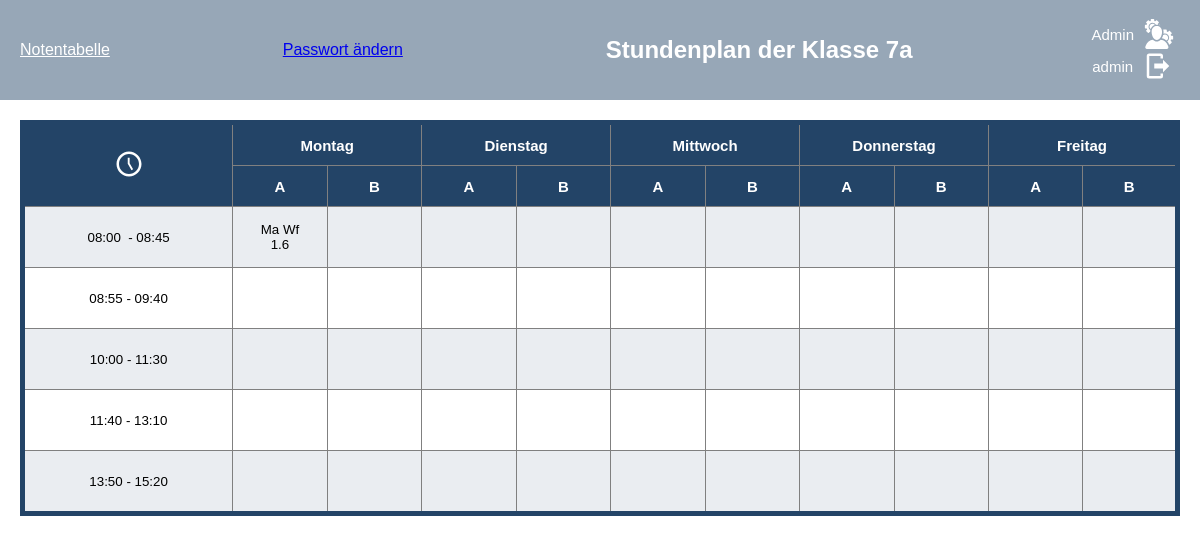
Before: /schedule/7a/ (signed in) with the older database file.
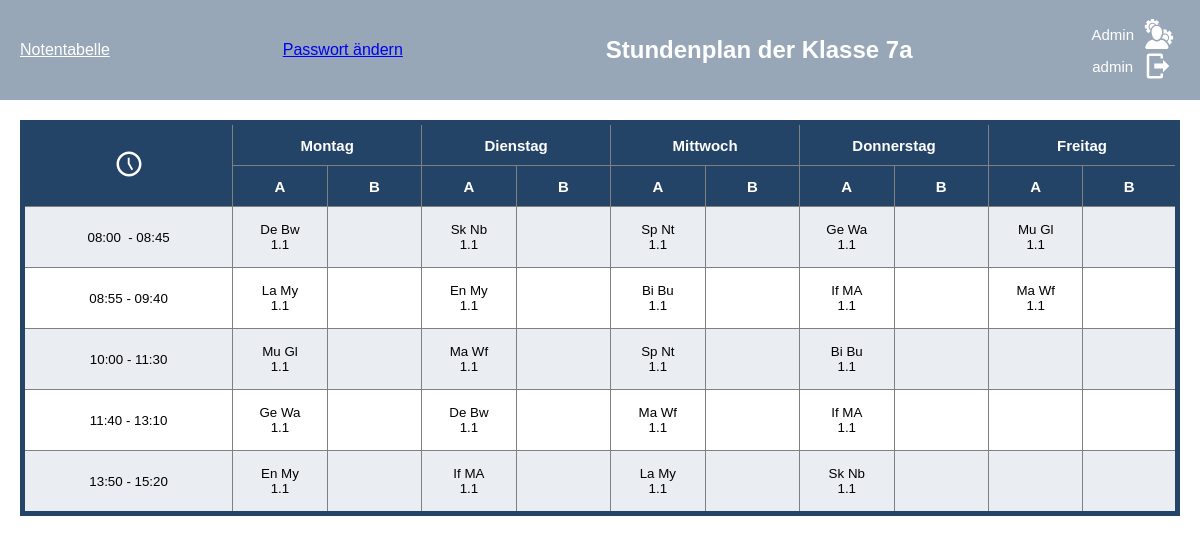
After: the same page with the newer database file.
### stundenplan/models.py (models this page shows, shortened)
class Subject(models.Model):
    abkuerzung = models.CharField(max_length=10, unique=True)
    name = models.CharField(max_length=100, unique=True)
    grade = models.ManyToManyField(Grade, through='Subject_Grade')
    class Meta:
        verbose_name = 'Fach'
        verbose_name_plural = 'Fächer'
    pass

class Teacher(models.Model):
    first_name = models.CharField(max_length=30)
    last_name = models.CharField(max_length=30)
    short_name = models.CharField(max_length=3)
    subjects = models.ManyToManyField(Subject)
    class Meta:
        verbose_name = 'Lehrer'
        verbose_name_plural = 'Lehrer'
    pass

class Room(models.Model):
    room_number = models.CharField(max_length=30, unique=True)
    faecher = models.ManyToManyField(Subject)
    class Meta:
        verbose_name = 'Raum'
        verbose_name_plural = 'Räume'
    def __str__(self):
        return f"{self.room_number}"

### stundenplan/views.py (the view)
# urls.py: path('', index_view, name='index_view'),
@login_required
def index_view(request, bezeichnung):
    user = request.user
    if request.user.is_superuser or request.user.profile.klasse.bezeichnung == bezeichnung:
        context = get_plan(user, bezeichnung)
        return render(request, 'index.html', context)
    else:
        return render(request, '404.html')

### stundenplan/get_plan.py (called while the page is built)
def custom_subject_filter(klasse, lesson_number, weekday, week_choice):
    week_instance = Week.objects.get(week_choice=week_choice)
    lesson = Lesson.objects.filter(
        klasse=klasse,
        lesson_number=lesson_number,
        weekday=weekday,
        week_choice=week_instance,
    ).first()
    return lesson.subject.abkuerzung if lesson else ""

def custom_teacher_filter(klasse, lesson_number, weekday, week_choice):
    week_instance = Week.objects.get(week_choice=week_choice)
    lesson = Lesson.objects.filter(
        klasse=klasse,
        lesson_number=lesson_number,
        weekday=weekday,
        week_choice=week_instance,
    ).first()
    return lesson.teacher.short_name if lesson else ""

def custom_room_filter(klasse, lesson_number, weekday, week_choice):
    week_instance = Week.objects.get(week_choice=week_choice)
    lesson = Lesson.objects.filter(
        klasse=klasse,
        lesson_number=lesson_number,
        weekday=weekday,
        week_choice=week_instance,
    ).first()
    return lesson.room_number if lesson else ""

def set_username(user):
    if user.first_name and user.last_name:
        username = user.first_name + " " + user.last_name
    else:
        username = user.username
    return username

### templates/index.html (shortened to what this page needs)
<!DOCTYPE html>
<html lang="de">
<head>
    {% load static %}
    <link rel="stylesheet" type="text/css" href="{% static 'index.css' %}">
</head>
<body>
    <div class="header">
        <a class="notentabell-view" href="{% url 'index_view' %}">Notentabelle</a>
        <a href="{% url 'change_password' %}">Passwort ändern</a>
        <h1 class="header-heading">Stundenplan der Klasse {{klassenname}}</h1>
        <div class="logout-container" >
            {% if user.is_superuser %}
                <form method="post" action="{% url 'admin:index' %}">
                    <button type="submit" class="logout-button">
                        <a>Admin</a>
                    </button>
                </form>
            {% endif %}
            <form method="post" action="{% url 'logout' %}">
                <button type="submit" class="logout-button">
                    <div>{{username}}</div>
                    <svg class="logout" xmlns="http://www.w3.org/2000/svg" viewBox="0 0 24 24"><path d="M16,17V14H9V10H16V7L21,12L16,17M14,2A2,2 0 0,1 16,4V6H14V4H5V20H14V18H16V20A2,2 0 0,1 14,22H5A2,2 0 0,1 3,20V4A2,2 0 0,1 5,2H14Z" /></svg>
                </button>
            </form>
        </div>
    </div>
    <div class="content">
        <table class="table table-striped table-bordered table-hover doFixed">
            <thead>
                <tr class="darkrow">
                    <th rowspan="2"><svg class="clock" xmlns="http://www.w3.org/2000/svg" viewBox="0 0 24 24"><path d="M12 20C16.4 20 20 16.4 20 12S16.4 4 12 4 4 7.6 4 12 7.6 20 12 20M12 2C17.5 2 22 6.5 22 12S17.5 22 12 22C6.5 22 2 17.5 2 12C2 6.5 6.5 2 12 2M15.3 16.2L14 17L11 11.8V7H12.5V11.4L15.3 16.2Z" /></svg></th>
                    <th colspan="2">Montag</th>
                    <th colspan="2">Dienstag</th>
                    <th colspan="2">Mittwoch</th>
                    <th colspan="2">Donnerstag</th>
                    <th colspan="2">Freitag</th>
                </tr>
                <tr class="darkrow">
                    <th>A</th>
                    <th>B</th>
                    <th>A</th>
                    <th>B</th>
                    <th>A</th>
                    <th>B</th>
                    <th>A</th>
                    <th>B</th>
                    <th>A</th>
                    <th>B</th>
                </tr>
            </thead>
            <tbody>
                <tr class="darkrow 1.Stunde">
                    <td class="breack_word" data-label="Zeit">08:00 &nbsp- 08:45</td>
                    <td data-label="Montag A" colspan="1">{{monA1}}&nbsp;{{monA1Name}}<br>{{monA1Nr}}</td>
                    <td data-label="Montag B" colspan="1">{{monB1}}&nbsp;{{monB1Name}}<br>{{monB1Nr}}</td>
                    <td data-label="Dienstag A" colspan="1">{{tueA1}}&nbsp;{{tueA1Name}}<br>{{tueA1Nr}}</td>
                    <td data-label="Dienstag B" colspan="1">{{tueB1}}&nbsp;{{tueB1Name}}<br>{{tueB1Nr}}</td>
                    <td data-label="Mittwoch A" colspan="1">{{wedA1}}&nbsp;{{wedA1Name}}<br>{{wedA1Nr}}</td>
                    <td data-label="Mittwoch B" colspan="1">{{wedB1}}&nbsp;{{wedB1Name}}<br>{{wedB1Nr}}</td>
                    <td data-label="Donnerstag A" colspan="1">{{thuA1}}&nbsp;{{thuA1Name}}<br>{{thuA1Nr}}</td>
                    <td data-label="Donnerstag B" colspan="1">{{thuB1}}&nbsp;{{thuB1Name}}<br>{{thuB1Nr}}</td>
                    <td data-label="Freitag A" colspan="1">{{friA1}}&nbsp;{{friA1Name}}<br>{{friA1Nr}}</td>
                    <td data-label="Freitag B" colspan="1">{{friB1}}&nbsp;{{friB1Name}}<br>{{friB1Nr}}</td>
                </tr>
                <tr class="2.Stunde">
                    <td data-label="Zeit">08:55 - 09:40</td>
                    <td data-label="Montag A" colspan="1">{{monA2}}&nbsp;{{monA2Name}}<br>{{monA2Nr}}</td>
                    <td data-label="Montag B" colspan="1">{{monB2}}&nbsp;{{monB2Name}}<br>{{monB2Nr}}</td>
                    <td data-label="Dienstag A" colspan="1">{{tueA2}}&nbsp;{{tueA2Name}}<br>{{tueA2Nr}}</td>
                    <td data-label="Dienstag B" colspan="1">{{tueB2}}&nbsp;{{tueB2Name}}<br>{{tueB2Nr}}</td>
                    <td data-label="Mittwoch A" colspan="1">{{wedA2}}&nbsp;{{wedA2Name}}<br>{{wedA2Nr}}</td>
                    <td data-label="Mittwoch B" colspan="1">{{wedB2}}&nbsp;{{wedB2Name}}<br>{{wedB2Nr}}</td>
                    <td data-label="Donnerstag A" colspan="1">{{thuA2}}&nbsp;{{thuA2Name}}<br>{{thuA2Nr}}</td>
                    <td data-label="Donnerstag B" colspan="1">{{thuB2}}&nbsp;{{thuB2Name}}<br>{{thuB2Nr}}</td>
                    <td data-label="Freitag A" colspan="1">{{friA2}}&nbsp;{{friA2Name}}<br>{{friA2Nr}}</td>
                    <td data-label="Freitag B" colspan="1">{{friB2}}&nbsp;{{friB2Name}}<br>{{friB2Nr}}</td>
                </tr>
                <tr class="darkrow 3./4. Stunde">
                    <td data-label="Zeit">10:00 - 11:30</td>
                    <td data-label="Montag A" colspan="1">{{monA3_4}}&nbsp;{{monA3_4Name}}<br>{{monA3_4Nr}}</td>
                    <td data-label="Montag B" colspan="1">{{monB3_4}}&nbsp;{{monB3_4Name}}<br>{{monB3_4Nr}}</td>
                    <td data-label="Dienstag A" colspan="1">{{tueA3_4}}&nbsp;{{tueA3_4Name}}<br>{{tueA3_4Nr}}</td>
                    <td data-label="Dienstag B" colspan="1">{{tueB3_4}}&nbsp;{{tueB3_4Name}}<br>{{tueB3_4Nr}}</td>
                    <td data-label="Mittwoch A" colspan="1">{{wedA3_4}}&nbsp;{{wedA3_4Name}}<br>{{wedA3_4Nr}}</td>
                    <td data-label="Mittwoch B" colspan="1">{{wedB3_4}}&nbsp;{{wedB3_4Name}}<br>{{wedB3_4Nr}}</td>
                    <td data-label="Donnerstag A" colspan="1">{{thuA3_4}}&nbsp;{{thuA3_4Name}}<br>{{thuA3_4Nr}}</td>
                    <td data-label="Donnerstag B" colspan="1">{{thuB3_4}}&nbsp;{{thuB3_4Name}}<br>{{thuB3_4Nr}}</td>
                    <td data-label="Freitag A" colspan="1">{{friA3_4}}&nbsp;{{friA3_4Name}}<br>{{friA3_4Nr}}</td>
                    <td data-label="Freitag B" colspan="1">{{friB3_4}}&nbsp;{{friB3_4Name}}<br>{{friB3_4Nr}}</td>
                </tr>
                <tr class="5./6. Stunde">
                    <td data-label="Zeit">11:40 - 13:10</td>
                    <td data-label="Montag A" colspan="1">{{monA5_6}}&nbsp;{{monA5_6Name}}<br>{{monA5_6Nr}}</td>
                    <td data-label="Montag B" colspan="1">{{monB5_6}}&nbsp;{{monB5_6Name}}<br>{{monB5_6Nr}}</td>
                    <td data-label="Dienstag A" colspan="1">{{tueA5_6}}&nbsp;{{tueA5_6Name}}<br>{{tueA5_6Nr}}</td>
                    <td data-label="Dienstag B" colspan="1">{{tueB5_6}}&nbsp;{{tueB5_6Name}}<br>{{tueB5_6Nr}}</td>
                    <td data-label="Mittwoch A" colspan="1">{{wedA5_6}}&nbsp;{{wedA5_6Name}}<br>{{wedA5_6Nr}}</td>
                    <td data-label="Mittwoch B" colspan="1">{{wedB5_6}}&nbsp;{{wedB5_6Name}}<br>{{wedB5_6Nr}}</td>
                    <td data-label="Donnerstag A" colspan="1">{{thuA5_6}}&nbsp;{{thuA5_6Name}}<br>{{thuA5_6Nr}}</td>
                    <td data-label="Donnerstag B" colspan="1">{{thuB5_6}}&nbsp;{{thuB5_6Name}}<br>{{thuB5_6Nr}}</td>
                    <td data-label="Freitag A" colspan="1">{{friA5_6}}&nbsp;{{friA5_6Name}}<br>{{friA5_6Nr}}</td>
                    <td data-label="Freitag B" colspan="1">{{friB5_6}}&nbsp;{{friB5_6Name}}<br>{{friB5_6Nr}}</td>
                </tr>
                <tr class="darkrow 7./8. Stunde">
                    <td data-label="Zeit">13:50 - 15:20</td>
                    <td data-label="Montag A" colspan="1">{{monA7_8}}&nbsp;{{monA7_8Name}}<br>{{monA7_8Nr}}</td>
                    <td data-label="Montag B" colspan="1">{{monB7_8}}&nbsp;{{monB7_8Name}}<br>{{monB7_8Nr}}</td>
                    <td data-label="Dienstag A" colspan="1">{{tueA7_8}}&nbsp;{{tueA7_8Name}}<br>{{tueA7_8Nr}}</td>
                    <td data-label="Dienstag B" colspan="1">{{tueB7_8}}&nbsp;{{tueB7_8Name}}<br>{{tueB7_8Nr}}</td>
                    <td data-label="Mittwoch A" colspan="1">{{wedA7_8}}&nbsp;{{wedA7_8Name}}<br>{{wedA7_8Nr}}</td>
                    <td data-label="Mittwoch B" colspan="1">{{wedB7_8}}&nbsp;{{wedB7_8Name}}<br>{{wedB7_8Nr}}</td>
                    <td data-label="Donnerstag A" colspan="1">{{thuA7_8}}&nbsp;{{thuA7_8Name}}<br>{{thuA7_8Nr}}</td>
                    <td data-label="Donnerstag B" colspan="1">{{thuB7_8}}&nbsp;{{thuB7_8Name}}<br>{{thuB7_8Nr}}</td>
                    <td data-label="Freitag A" colspan="1">{{friA7_8}}&nbsp;{{friA7_8Name}}<br>{{friA7_8Nr}}</td>
                    <td data-label="Freitag B" colspan="1">{{friB7_8}}&nbsp;{{friB7_8Name}}<br>{{friB7_8Nr}}</td>
                </tr>
            </tbody>
        </table>
    </div>
</body>
</html>

### static/index.css (style rules this page uses)
:root { --background-color: #ffffff; --second-background-color: #E5E1DA; --darkrow: #23456718; --dark-accent: rgb(35,68,103); --ligth-accent: #b1dae7; --dark-font: #27374D; --ligth-font: white; }
body { display: flex; justify-content: center; align-items: center; flex-direction: column; font-family: Arial, Helvetica, sans-serif; background-color: var(--background-color); margin: 0; padding: 0; }
.header { position: fixed; background-color: #97a7b7; width: 100%; left: 0; top: 0; color: var(--ligth-font); display: flex; align-items: center; justify-content: space-between; height: 100px; padding: 0 20px; box-sizing: border-box; }
.header-heading { padding-left: 30px; font-size: 1.5rem; }
.logout-container { display: flex; align-items: center; flex-direction: column; }
.logout { height: 30px; width: 30px; fill: var(--ligth-font); }
.logout-button { background-color: transparent; color: var(--ligth-font); border: none; font-size: 15px; cursor: pointer; display: flex; align-items: center; gap: 10px; }
.content { margin-top: 100px; width: 100%; overflow-x: auto; padding: 20px; box-sizing: border-box; }
table { table-layout: fixed; width: 100%; max-width: 1200px; margin: 0 auto; border-collapse: collapse; border: var(--dark-accent) solid 5px; }
th, td { width: 10%; height: 50px; text-align: center; vertical-align: middle; font-size: 10pt; padding: 5px; border: 1px solid gray; word-wrap: break-word; overflow-wrap: break-word; }
th { background-color: var(--dark-accent); color: var(--ligth-font); font-size: 15px !important; height: 30px !important; }
th:last-child, td:last-child { width: 10% !important; }
tbody tr { height: 50px; }
.darkrow { background-color: var(--darkrow); }
.clock { height: 30px; width: auto; color: var(--ligth-font); fill: var(--ligth-font); }
.notentabell-view { color: var(--ligth-font); text-decoration: underline; cursor: pointer; }

Changed rows visible on the page:
removed Room: room_number "1.6"
added Subject: abkuerzung "De"
added Teacher: short_name "Bw"
added Room: room_number "1.1"
added Subject: abkuerzung "Sk"
added Teacher: short_name "Nb"
added Subject: abkuerzung "Sp"
added Teacher: short_name "Nt"
added Subject: abkuerzung "Ge"
added Teacher: short_name "Wa"
added Subject: abkuerzung "Mu"
added Teacher: short_name "Gl"
added Subject: abkuerzung "La"
added Teacher: short_name "My"
added Subject: abkuerzung "En"
added Subject: abkuerzung "Bi"
added Teacher: short_name "Bu"
added Subject: abkuerzung "If"
added Teacher: short_name "MA"
shown differently, row unchanged: Subject "Ma": abkuerzung (not shown) → "Ma"
shown differently, row unchanged: Teacher "Wf": short_name (not shown) → "Wf"
Other visible differences:
{{ monA1 }}: "Ma" → "De"
{{ monA1Name }}: "Wf" → "Bw"
